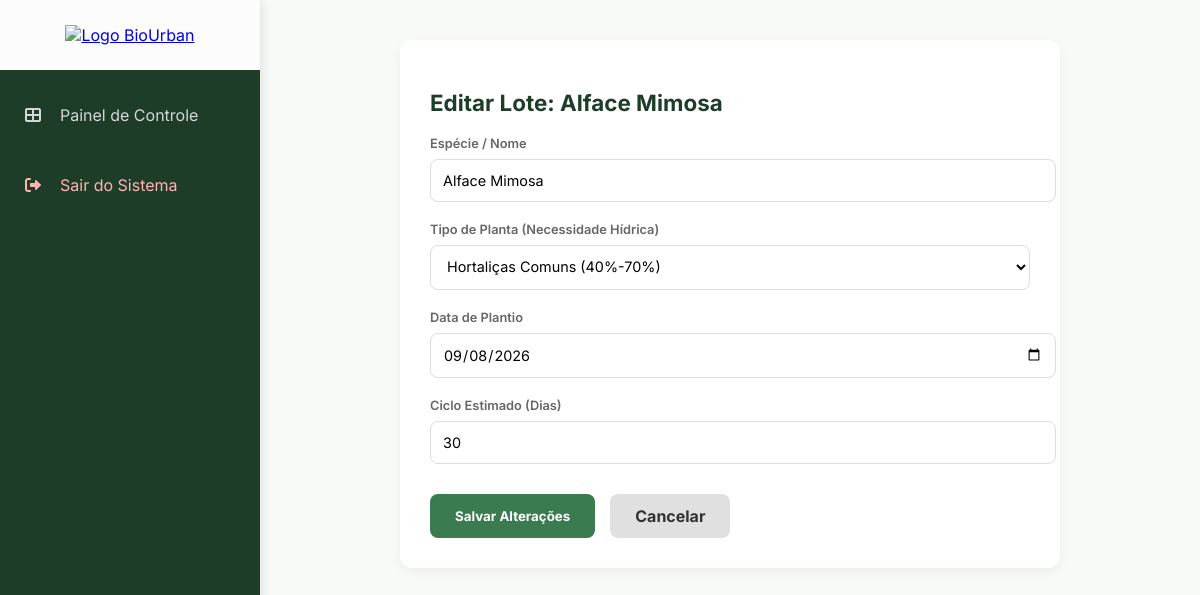
Screenshot of /editar_hortalica/5 (signed in) with the database file from the repository.
### models.py (models this page shows)
class Hortalica(db.Model):
    id = db.Column(db.Integer, primary_key=True)
    nome = db.Column(db.String(100), nullable=False)
    data_plantio = db.Column(db.String(20), nullable=False)
    data_colheita = db.Column(db.String(20))
    ciclo_estimado = db.Column(db.Integer, default=0)
    status = db.Column(db.String(20), default="Crescendo")
    fazenda_id = db.Column(db.Integer, db.ForeignKey('fazenda.id'), nullable=False)
    umidade_atual = db.Column(db.Float, nullable=True, default=0.0)
    categoria_hidrica = db.Column(db.String(30), default="hortalica")
    registros = db.relationship('RegistroHidrico', backref='planta', lazy=True)

### app.py (the view, shortened to what this page needs)
@app.route('/editar_hortalica/<int:id>', methods=['GET', 'POST'])
@login_required
def editar_hortalica(id):
    h = db.session.get(Hortalica, id)
    if not h or h.fazenda.usuario_id != current_user.id:
        return "Acesso Negado", 403
    return render_template('editar_hortalica.html', hortalica=h)

### app.py (called while the page is built)
@login_manager.user_loader
def load_user(user_id):
    return db.session.get(Usuario, int(user_id))

### templates/editar_hortalica.html (shortened to what this page needs)
{% extends "layout.html" %}
{% block content %}
<div style="background: white; padding: 30px; border-radius: 12px; box-shadow: 0 4px 12px rgba(0,0,0,0.05); max-width: 600px; margin: 0 auto;">
    <h2 style="margin-bottom: 20px; color: var(--dark-bg); font-size: 1.4rem;">Editar Lote: {{ hortalica.nome }}</h2>
    <form method="POST" style="display: flex; flex-direction: column; gap: 20px;">
        <div>
            <label style="font-size: 0.8rem; color: #666; margin-bottom: 8px; display: block; font-weight: 600;">Espécie / Nome</label>
            <input type="text" name="nome" value="{{ hortalica.nome }}" required style="width: 100%; padding: 12px; border: 1px solid #ddd; border-radius: 8px; font-size: 0.9rem;">
        </div>
        <div>
            <label style="font-size: 0.8rem; color: #666; margin-bottom: 8px; display: block; font-weight: 600;">Tipo de Planta (Necessidade Hídrica)</label>
            <select name="categoria_hidrica" style="width: 100%; padding: 12px; border: 1px solid #ddd; border-radius: 8px; font-size: 0.9rem; background: white;">
                <option value="hortalica" {% if hortalica.categoria_hidrica == 'hortalica' %}selected{% endif %}>Hortaliças Comuns (40%-70%)</option>
            </select>
        </div>
        <div>
            <label style="font-size: 0.8rem; color: #666; margin-bottom: 8px; display: block; font-weight: 600;">Data de Plantio</label>
            <input type="date" name="data_plantio" value="{{ hortalica.data_plantio }}" required style="width: 100%; padding: 12px; border: 1px solid #ddd; border-radius: 8px; font-size: 0.9rem;">
        </div>
        <div>
            <label style="font-size: 0.8rem; color: #666; margin-bottom: 8px; display: block; font-weight: 600;">Ciclo Estimado (Dias)</label>
            <input type="number" name="ciclo_estimado" value="{{ hortalica.ciclo_estimado }}" style="width: 100%; padding: 12px; border: 1px solid #ddd; border-radius: 8px; font-size: 0.9rem;">
        </div>
        <div style="display: flex; gap: 15px; margin-top: 10px;">
            <button type="submit" style="background: var(--primary-green); border: none; padding: 12px 25px; border-radius: 8px; color: white; cursor: pointer; font-weight: 700;">Salvar Alterações</button>
            <a href="{{ url_for('ver_fazenda', id=hortalica.fazenda_id) }}" style="background: #e0e0e0; color: #333; text-decoration: none; padding: 12px 25px; border-radius: 8px; font-weight: 700; display: inline-flex; align-items: center;">Cancelar</a>
        </div>
    </form>
</div>
{% endblock %}

### templates/layout.html (style rules this page uses)
:root { --primary-green: #3A7B50; --dark-bg: #1e3d29; --off-white: #fcfcfc; --light-bg: #f8faf8; --danger-red: #E15244; }
html, body { font-family: 'Inter', sans-serif; }
body { margin: 0; display: flex; background-color: var(--light-bg); }
button, input, select, textarea, option { font-family: 'Inter', sans-serif; }

### rows the page displays
Hortalica: nome "Alface Mimosa", categoria_hidrica "Hortaliças Comuns (40%-70%)", data_plantio "09/08/2026", ciclo_estimado "30"
